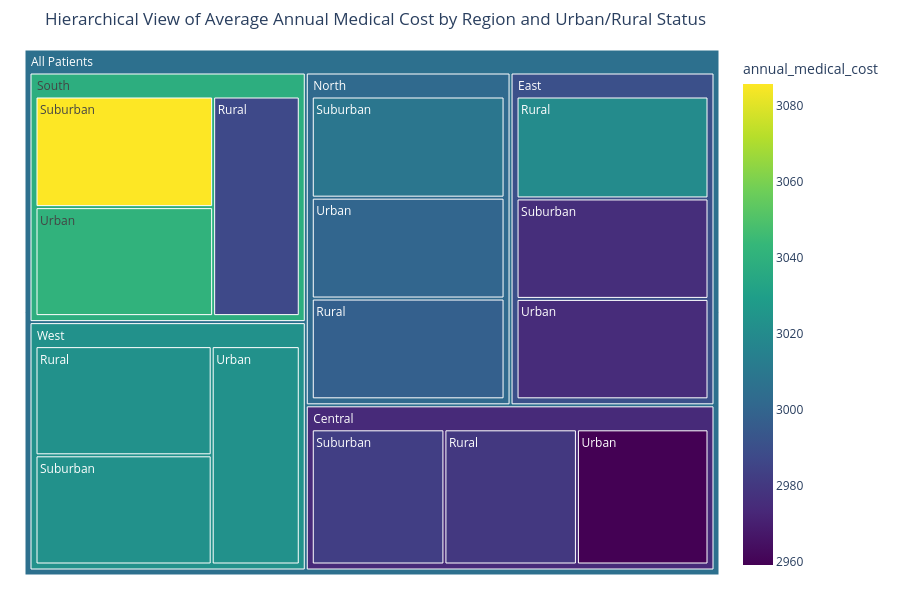

Notebook cell for this chart:
### Code cell
import plotly.express as px

# Group data to calculate average annual medical cost for each hierarchy
# First, ensure 'smoker' is in the right format if it was altered for previous plots
# If you run this cell independently, make sure enriched_df['smoker'] is reset or handled
# For this plot, we will use the original categorical columns directly.

hierarchical_costs = enriched_df.groupby(['region', 'urban_rural'])['annual_medical_cost'].mean().reset_index()

# Create the treemap
fig = px.treemap(
    hierarchical_costs,
    path=[px.Constant("All Patients"), 'region', 'urban_rural'], # Define the hierarchy levels
    values='annual_medical_cost',
    color='annual_medical_cost', # Color by medical cost for intensity
    color_continuous_scale='Viridis', # Choose a color scale
    title='Hierarchical View of Average Annual Medical Cost by Region and Urban/Rural Status',
    width=900, height=600
)

fig.update_layout(
    margin = dict(t=50, l=25, r=25, b=25),
    # Emphasize the hierarchy by styling parents
    treemapcolorway = ["lightgrey", "darkgrey"]
)

fig.show()

### Figure 1 — Plotly figure (JSON) as saved in the notebook; plotly's stock layout.template omitted (floating-point values rounded to 4 significant figures)
{"data": [{"branchvalues": "total", "customdata": [[2980.0], [2983.0], [2959.0], [3020.0], [2976.0], [2975.0], [2998.0], [3009.0], [3000.0], [2987.0], [3086.0], [3041.0], [3023.0], [3023.0], [3023.0], [2974.0], [2990.0], [3002.0], [3039.0], [3023.0], [3006.0]], "domain": {"x": [0, 1], "y": [0, 1]}, "hovertemplate": "labels=%{label}<br>annual_medical_cost_sum=%{value}<br>parent=%{parent}<br>id=%{id}<br>annual_medical_cost=%{color}<extra></extra>", "ids": ["All Patients/Central/Rural", "All Patients/Central/Suburban", "All Patients/Central/Urban", "All Patients/East/Rural", "All Patients/East/Suburban", "All Patients/East/Urban", "All Patients/North/Rural", "All Patients/North/Suburban", "All Patients/North/Urban", "All Patients/South/Rural", "All Patients/South/Suburban", "All Patients/South/Urban", "All Patients/West/Rural", "All Patients/West/Suburban", "All Patients/West/Urban", "All Patients/Central", "All Patients/East", "All Patients/North", "All Patients/South", "All Patients/West", "All Patients"], "labels": ["Rural", "Suburban", "Urban", "Rural", "Suburban", "Urban", "Rural", "Suburban", "Urban", "Rural", "Suburban", "Urban", "Rural", "Suburban", "Urban", "Central", "East", "North", "South", "West", "All Patients"], "marker": {"coloraxis": "coloraxis", "colors": [2980.0, 2983.0, 2959.0, 3020.0, 2976.0, 2975.0, 2998.0, 3009.0, 3000.0, 2987.0, 3086.0, 3041.0, 3023.0, 3023.0, 3023.0, 2974.0, 2990.0, 3002.0, 3039.0, 3023.0, 3006.0]}, "name": "", "parents": ["All Patients/Central", "All Patients/Central", "All Patients/Central", "All Patients/East", "All Patients/East", "All Patients/East", "All Patients/North", "All Patients/North", "All Patients/North", "All Patients/South", "All Patients/South", "All Patients/South", "All Patients/West", "All Patients/West", "All Patients/West", "All Patients", "All Patients", "All Patients", "All Patients", "All Patients", ""], "type": "treemap", "values": [2980.0, 2983.0, 2959.0, 3020.0, 2976.0, 2975.0, 2998.0, 3009.0, 3000.0, 2987.0, 3086.0, 3041.0, 3023.0, 3023.0, 3023.0, 8922.0, 8971.0, 9007.0, 9114.0, 9069.0, 45080.0]}], "layout": {"coloraxis": {"colorbar": {"title": {"text": "annual_medical_cost"}}, "colorscale": [[0, "#440154"], [0.1111, "#482878"], [0.2222, "#3e4989"], [0.3333, "#31688e"], [0.4444, "#26828e"], [0.5556, "#1f9e89"], [0.6667, "#35b779"], [0.7778, "#6ece58"], [0.8889, "#b5de2b"], [1, "#fde725"]]}, "height": 600, "legend": {"tracegroupgap": 0}, "margin": {"b": 25, "l": 25, "r": 25, "t": 50}, "title": {"text": "Hierarchical View of Average Annual Medical Cost by Region and Urban/Rural Status"}, "treemapcolorway": ["lightgrey", "darkgrey"], "width": 900}}
